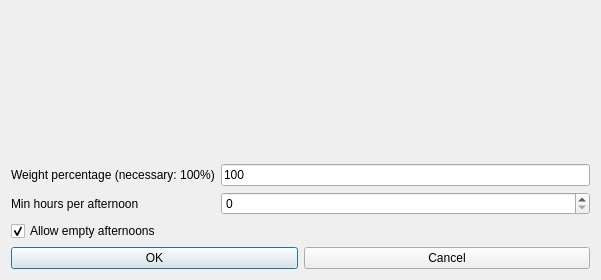
<?xml version="1.0" encoding="UTF-8"?>
<ui version="4.0">
 <class>ModifyConstraintTeachersMinHoursPerAfternoonForm_template</class>
 <widget class="QDialog" name="ModifyConstraintTeachersMinHoursPerAfternoonForm_template">
  <property name="geometry">
   <rect>
    <x>0</x>
    <y>0</y>
    <width>601</width>
    <height>280</height>
   </rect>
  </property>
  <property name="windowTitle">
   <string extracomment="This is the title of the dialog to modify a constraint of this type">Modify teachers min hours per afternoon</string>
  </property>
  <layout class="QGridLayout" name="gridLayout">
   <item row="3" column="0" colspan="3">
    <widget class="QCheckBox" name="allowEmptyAfternoonsCheckBox">
     <property name="text">
      <string>Allow empty afternoons</string>
     </property>
     <property name="checked">
      <bool>true</bool>
     </property>
    </widget>
   </item>
   <item row="2" column="0">
    <widget class="QLabel" name="minHoursTextLabel">
     <property name="frameShape">
      <enum>QFrame::NoFrame</enum>
     </property>
     <property name="frameShadow">
      <enum>QFrame::Plain</enum>
     </property>
     <property name="text">
      <string>Min hours per afternoon</string>
     </property>
     <property name="wordWrap">
      <bool>false</bool>
     </property>
    </widget>
   </item>
   <item row="0" column="1">
    <spacer name="verticalSpacer">
     <property name="orientation">
      <enum>Qt::Vertical</enum>
     </property>
     <property name="sizeHint" stdset="0">
      <size>
       <width>20</width>
       <height>100</height>
      </size>
     </property>
    </spacer>
   </item>
   <item row="1" column="0" colspan="2">
    <widget class="QLabel" name="weightTextLabel">
     <property name="frameShape">
      <enum>QFrame::NoFrame</enum>
     </property>
     <property name="frameShadow">
      <enum>QFrame::Plain</enum>
     </property>
     <property name="text">
      <string>Weight percentage (necessary: 100%)</string>
     </property>
     <property name="wordWrap">
      <bool>false</bool>
     </property>
    </widget>
   </item>
   <item row="1" column="2">
    <widget class="QLineEdit" name="weightLineEdit">
     <property name="text">
      <string notr="true">100</string>
     </property>
    </widget>
   </item>
   <item row="2" column="2">
    <widget class="QSpinBox" name="minHoursSpinBox"/>
   </item>
   <item row="4" column="0" colspan="3">
    <layout class="QHBoxLayout" name="horizontalLayout">
     <item>
      <widget class="QPushButton" name="okPushButton">
       <property name="text">
        <string>OK</string>
       </property>
      </widget>
     </item>
     <item>
      <widget class="QPushButton" name="cancelPushButton">
       <property name="text">
        <string>Cancel</string>
       </property>
      </widget>
     </item>
    </layout>
   </item>
  </layout>
 </widget>
 <layoutdefault spacing="6" margin="11"/>
 <resources/>
 <connections/>
</ui>
